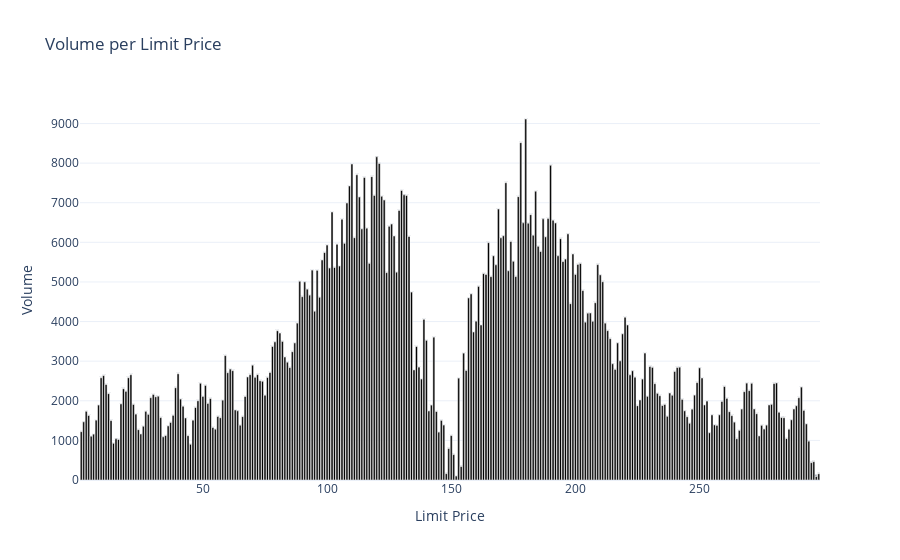

The code cell stored with this chart in its notebook:
### Code cell
import plotly.graph_objects as go

fig = go.Figure(
    data=[
        go.Bar(
            x=list(combined_dict.keys()),  
            y=list(combined_dict.values()), 
            text=list(combined_dict.values()),
            textposition='auto',  
            marker_color='black'  
        )
    ]
)

fig.update_layout(
    title="Volume per Limit Price",
    xaxis_title="Limit Price",
    yaxis_title="Volume",
    template="plotly_white"
)

fig.show()

### Figure 1 — Plotly figure (JSON) as saved in the notebook; plotly's stock layout.template omitted (floating-point values rounded to 4 significant figures; data arrays with more than 128 entries replaced by an {"elided": "..."} marker saying what was removed)
{"data": [{"marker": {"color": "black"}, "text": {"elided": "298 str values"}, "textposition": "auto", "type": "bar", "x": {"elided": "298 int values"}, "y": {"elided": "298 int values"}}], "layout": {"title": {"text": "Volume per Limit Price"}, "xaxis": {"title": {"text": "Limit Price"}}, "yaxis": {"title": {"text": "Volume"}}}}
